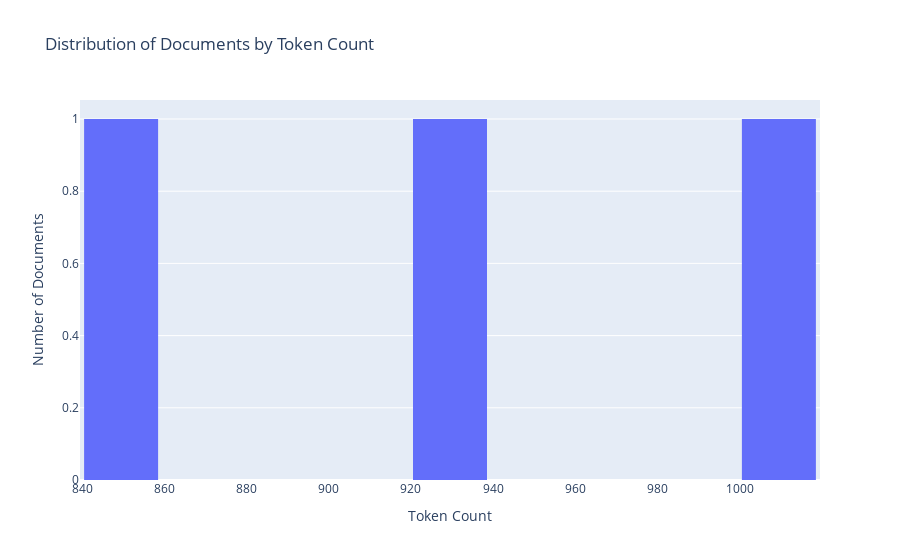

Write notebook code for a chart like this one.
### Markdown cell above
## Teaching staff stats after cleaning

### Code cell
du.histogram_token_count_multiple_docs(
    cleaned_bs_teachingstaff,
    doc_types_to_include=["teaching_staff"]
)

### Figure 1 — Plotly figure (JSON) as saved in the notebook; plotly's stock layout.template omitted (floating-point values rounded to 4 significant figures)
{"data": [{"bingroup": "x", "hovertemplate": "Token Count=%{x}<br>count=%{y}<extra></extra>", "legendgroup": "", "marker": {"color": "#636efa", "pattern": {"shape": ""}}, "name": "", "nbinsx": 15, "orientation": "v", "showlegend": false, "type": "histogram", "x": [843, 1006, 926], "xaxis": "x", "yaxis": "y"}], "layout": {"bargap": 0.1, "barmode": "relative", "legend": {"tracegroupgap": 0}, "title": {"text": "Distribution of Documents by Token Count"}, "xaxis": {"anchor": "y", "domain": [0, 1], "title": {"text": "Token Count"}}, "yaxis": {"anchor": "x", "domain": [0, 1], "title": {"text": "Number of Documents"}}}}
